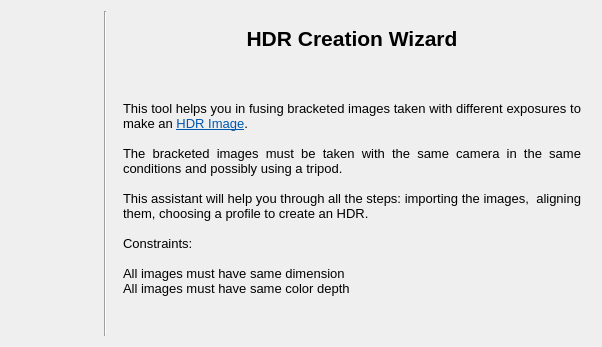
       <widget class="QWidget" name="page">
        <layout class="QGridLayout" name="gridLayout_13">
         <item row="0" column="0">
          <layout class="QHBoxLayout" name="horizontalLayout_12">
           <item>
            <layout class="QVBoxLayout" name="verticalLayout_10">
             <item>
              <widget class="QLabel" name="camera_label">
               <property name="text">
                <string/>
               </property>
               <property name="pixmap">
                <pixmap resource="../../icons.qrc">:/splash/images/camera.png</pixmap>
               </property>
              </widget>
             </item>
             <item>
              <layout class="QHBoxLayout" name="horizontalLayout_11">
               <item>
                <spacer name="horizontalSpacer_8">
                 <property name="orientation">
                  <enum>Qt::Horizontal</enum>
                 </property>
                 <property name="sizeHint" stdset="0">
                  <size>
                   <width>40</width>
                   <height>20</height>
                  </size>
                 </property>
                </spacer>
               </item>
               <item>
                <widget class="QLabel" name="stack_label">
                 <property name="text">
                  <string/>
                 </property>
                 <property name="pixmap">
                  <pixmap resource="../../icons.qrc">:/splash/images/stack.png</pixmap>
                 </property>
                </widget>
               </item>
               <item>
                <spacer name="horizontalSpacer_9">
                 <property name="orientation">
                  <enum>Qt::Horizontal</enum>
                 </property>
                 <property name="sizeHint" stdset="0">
                  <size>
                   <width>40</width>
                   <height>20</height>
                  </size>
                 </property>
                </spacer>
               </item>
              </layout>
             </item>
            </layout>
           </item>
           <item>
            <widget class="Line" name="line_3">
             <property name="orientation">
              <enum>Qt::Vertical</enum>
             </property>
            </widget>
           </item>
           <item>
            <layout class="QVBoxLayout" name="verticalLayout_8">
             <item>
              <layout class="QHBoxLayout" name="horizontalLayout_10">
               <item>
                <spacer name="horizontalSpacer_10">
                 <property name="orientation">
                  <enum>Qt::Horizontal</enum>
                 </property>
                 <property name="sizeType">
                  <enum>QSizePolicy::Fixed</enum>
                 </property>
                 <property name="sizeHint" stdset="0">
                  <size>
                   <width>10</width>
                   <height>20</height>
                  </size>
                 </property>
                </spacer>
               </item>
               <item>
                <widget class="QLabel" name="label_5">
                 <property name="text">
                  <string>&lt;!DOCTYPE HTML PUBLIC &quot;-//W3C//DTD HTML 4.0//EN&quot; &quot;http://www.w3.org/TR/REC-html40/strict.dtd&quot;&gt;
&lt;html&gt;&lt;head&gt;&lt;meta name=&quot;qrichtext&quot; content=&quot;1&quot; /&gt;&lt;style type=&quot;text/css&quot;&gt;
p, li { white-space: pre-wrap; }
&lt;/style&gt;&lt;/head&gt;&lt;body style=&quot; font-family:'Sans Serif'; font-size:10pt; font-weight:400; font-style:normal;&quot;&gt;
&lt;p align=&quot;center&quot; style=&quot;-qt-paragraph-type:empty; margin-top:0px; margin-bottom:0px; margin-left:0px; margin-right:0px; -qt-block-indent:0; text-indent:0px;&quot;&gt;&lt;/p&gt;
&lt;p align=&quot;center&quot; style=&quot; margin-top:0px; margin-bottom:0px; margin-left:0px; margin-right:0px; -qt-block-indent:0; text-indent:0px;&quot;&gt;&lt;span style=&quot; font-size:16pt; font-weight:600;&quot;&gt;HDR Creation Wizard&lt;/span&gt;&lt;/p&gt;
&lt;p align=&quot;center&quot; style=&quot;-qt-paragraph-type:empty; margin-top:0px; margin-bottom:0px; margin-left:0px; margin-right:0px; -qt-block-indent:0; text-indent:0px; font-size:16pt; font-weight:600;&quot;&gt;&lt;/p&gt;
&lt;p align=&quot;center&quot; style=&quot;-qt-paragraph-type:empty; margin-top:0px; margin-bottom:0px; margin-left:0px; margin-right:0px; -qt-block-indent:0; text-indent:0px; font-size:16pt; font-weight:600;&quot;&gt;&lt;/p&gt;
&lt;p align=&quot;justify&quot; style=&quot; margin-top:0px; margin-bottom:0px; margin-left:0px; margin-right:0px; -qt-block-indent:0; text-indent:0px;&quot;&gt;This tool helps you in fusing bracketed images taken with different exposures to make an &lt;a href=&quot;http://en.wikipedia.org/wiki/High_Dynamic_Range&quot;&gt;&lt;span style=&quot; text-decoration: underline; color:#0057ae;&quot;&gt;HDR Image&lt;/span&gt;&lt;/a&gt;. &lt;/p&gt;
&lt;p align=&quot;justify&quot; style=&quot;-qt-paragraph-type:empty; margin-top:0px; margin-bottom:0px; margin-left:0px; margin-right:0px; -qt-block-indent:0; text-indent:0px;&quot;&gt;&lt;/p&gt;
&lt;p align=&quot;justify&quot; style=&quot; margin-top:0px; margin-bottom:0px; margin-left:0px; margin-right:0px; -qt-block-indent:0; text-indent:0px;&quot;&gt;The bracketed images must be taken with the same camera in the same conditions and possibly using a tripod.&lt;/p&gt;
&lt;p align=&quot;justify&quot; style=&quot;-qt-paragraph-type:empty; margin-top:0px; margin-bottom:0px; margin-left:0px; margin-right:0px; -qt-block-indent:0; text-indent:0px;&quot;&gt;&lt;/p&gt;
&lt;p align=&quot;justify&quot; style=&quot; margin-top:0px; margin-bottom:0px; margin-left:0px; margin-right:0px; -qt-block-indent:0; text-indent:0px;&quot;&gt;This assistant will help you through all the steps: importing the images,  aligning them, choosing a profile to create an HDR.&lt;/p&gt;
&lt;p align=&quot;justify&quot; style=&quot;-qt-paragraph-type:empty; margin-top:0px; margin-bottom:0px; margin-left:0px; margin-right:0px; -qt-block-indent:0; text-indent:0px;&quot;&gt;&lt;/p&gt;
&lt;p align=&quot;justify&quot; style=&quot; margin-top:0px; margin-bottom:0px; margin-left:0px; margin-right:0px; -qt-block-indent:0; text-indent:0px;&quot;&gt;Constraints:&lt;/p&gt;
&lt;p align=&quot;justify&quot; style=&quot;-qt-paragraph-type:empty; margin-top:0px; margin-bottom:0px; margin-left:0px; margin-right:0px; -qt-block-indent:0; text-indent:0px;&quot;&gt;&lt;/p&gt;
&lt;p align=&quot;justify&quot; style=&quot; margin-top:0px; margin-bottom:0px; margin-left:0px; margin-right:0px; -qt-block-indent:0; text-indent:0px;&quot;&gt;All images must have same dimension&lt;/p&gt;
&lt;p align=&quot;justify&quot; style=&quot; margin-top:0px; margin-bottom:0px; margin-left:0px; margin-right:0px; -qt-block-indent:0; text-indent:0px;&quot;&gt;All images must have same color depth&lt;/p&gt;&lt;/body&gt;&lt;/html&gt;</string>
                 </property>
                 <property name="alignment">
                  <set>Qt::AlignLeading|Qt::AlignLeft|Qt::AlignTop</set>
                 </property>
                 <property name="wordWrap">
                  <bool>true</bool>
                 </property>
                 <property name="openExternalLinks">
                  <bool>true</bool>
                 </property>
                </widget>
               </item>
               <item>
                <spacer name="horizontalSpacer_11">
                 <property name="orientation">
                  <enum>Qt::Horizontal</enum>
                 </property>
                 <property name="sizeType">
                  <enum>QSizePolicy::Fixed</enum>
                 </property>
                 <property name="sizeHint" stdset="0">
                  <size>
                   <width>10</width>
                   <height>20</height>
                  </size>
                 </property>
                </spacer>
               </item>
              </layout>
             </item>
             <item>
              <spacer name="verticalSpacer_3">
               <property name="orientation">
                <enum>Qt::Vertical</enum>
               </property>
               <property name="sizeHint" stdset="0">
                <size>
                 <width>20</width>
                 <height>40</height>
                </size>
               </property>
              </spacer>
             </item>
            </layout>
           </item>
          </layout>
         </item>
        </layout>
       </widget>
